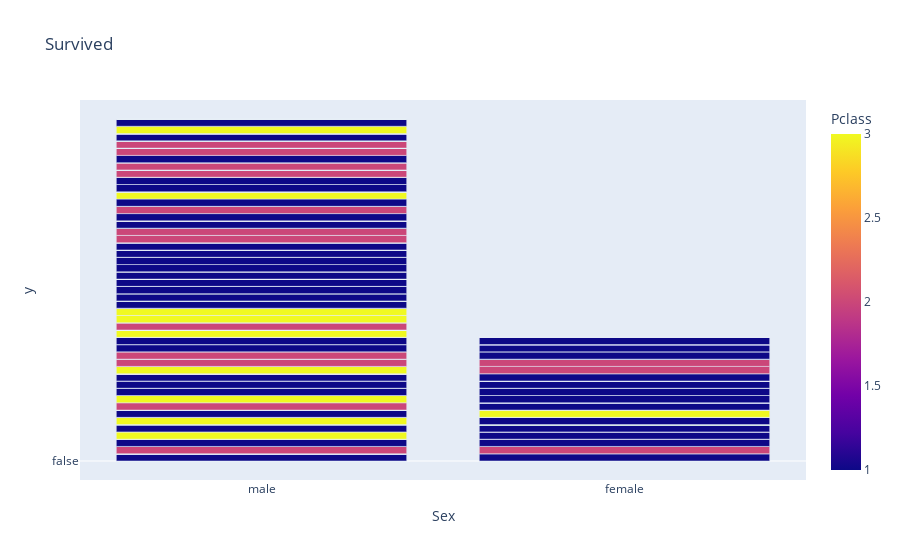

The notebook cell saved with this chart:
### Code cell
fig = px.bar(df, x="Sex", y=df["Age"]>50, color="Pclass", title="Survived")
fig.show()

### Figure 1 — Plotly figure (JSON) as saved in the notebook; plotly's stock layout.template omitted (floating-point values rounded to 4 significant figures; data arrays with more than 128 entries replaced by an {"elided": "..."} marker saying what was removed)
{"data": [{"alignmentgroup": "True", "hovertemplate": "Sex=%{x}<br>y=%{y}<br>Pclass=%{marker.color}<extra></extra>", "legendgroup": "", "marker": {"color": {"elided": "891 int values"}, "coloraxis": "coloraxis", "pattern": {"shape": ""}}, "name": "", "offsetgroup": "", "orientation": "v", "showlegend": false, "textposition": "auto", "type": "bar", "x": {"elided": "891 str values"}, "xaxis": "x", "y": {"elided": "891 bool values"}, "yaxis": "y"}], "layout": {"barmode": "relative", "coloraxis": {"colorbar": {"title": {"text": "Pclass"}}, "colorscale": [[0, "#0d0887"], [0.1111, "#46039f"], [0.2222, "#7201a8"], [0.3333, "#9c179e"], [0.4444, "#bd3786"], [0.5556, "#d8576b"], [0.6667, "#ed7953"], [0.7778, "#fb9f3a"], [0.8889, "#fdca26"], [1, "#f0f921"]]}, "legend": {"tracegroupgap": 0}, "title": {"text": "Survived"}, "xaxis": {"anchor": "y", "domain": [0, 1], "title": {"text": "Sex"}}, "yaxis": {"anchor": "x", "domain": [0, 1], "title": {"text": "y"}}}}
